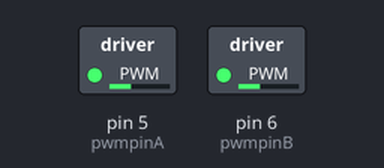
This sketch was run on a simulated Arduino Uno, built with avr-gcc and run on an emulated ATmega328P. Shown: switched loads named in the sketch (green lamp = pin HIGH).

Above: at 0.1 s.
Timing chart, 0 to 1.6 s (numbered marks = the images above):
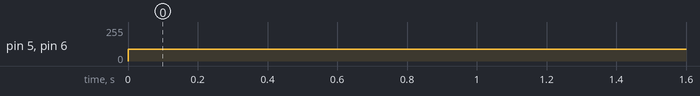

Measured:
- by itself, pin 5 (pwmpinA), pin 6 (pwmpinB): 0/255 → 90/255 at 0.00 s

The sketch:

Control_motores_DC.ino
```cpp
/*
Alexandre Filgueira Lago --> http://botybot.wordpress.com/
*-*-*-*-*-**-*-*-*-*-**-*-*-*-*-**-*-*-*-*-**-*-*-*-*-**-*-*-*-*-*
*/

int value = 90; // Indica velocidad a girar

int pwmpinA = 5; // motor A connected to analog pin 1

int pwmpinB = 6; // motor B connected to analog pin 2

int dirpinA = 7; // motor A direction pin

int dirpinB = 8; // motor B direction pin

boolean directionA = true; // toggling direction for motor A

boolean directionB = true; // toggling direction for motor B

void setup() {

   // nothing for setup

} void loop() {


      digitalWrite(dirpinB,HIGH);//esto es para cambiar sentido giro

      digitalWrite(dirpinA,HIGH);


      analogWrite(pwmpinA, value);  // sets the value (range from 0 to 255)
      analogWrite(pwmpinB, value);  // sets the value (range from 0 to 255)


}
```
